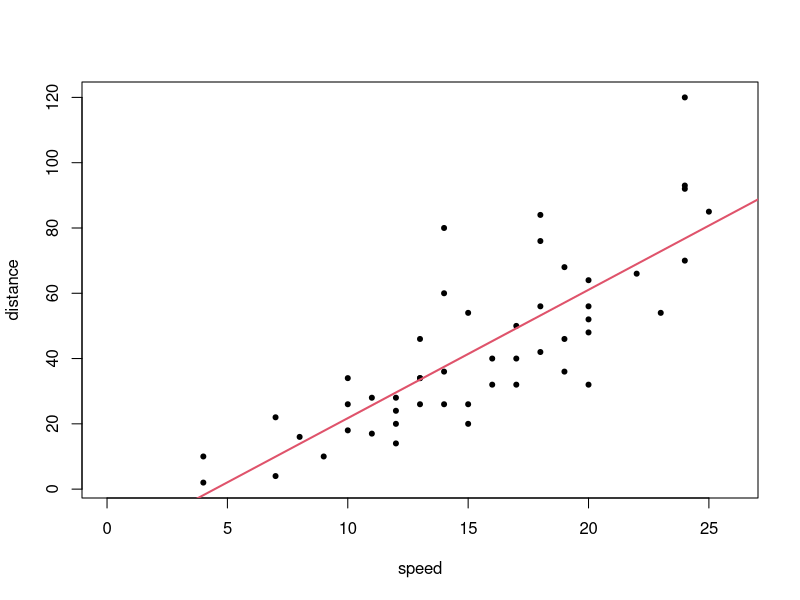
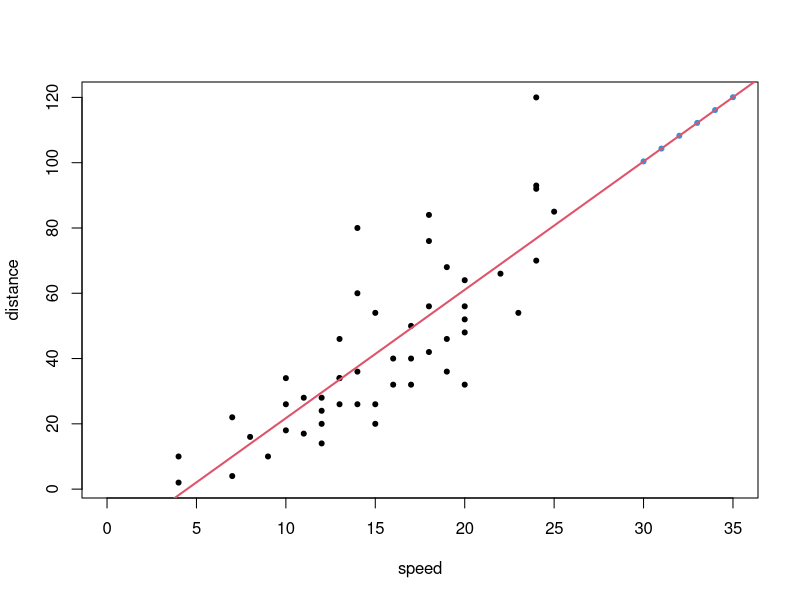
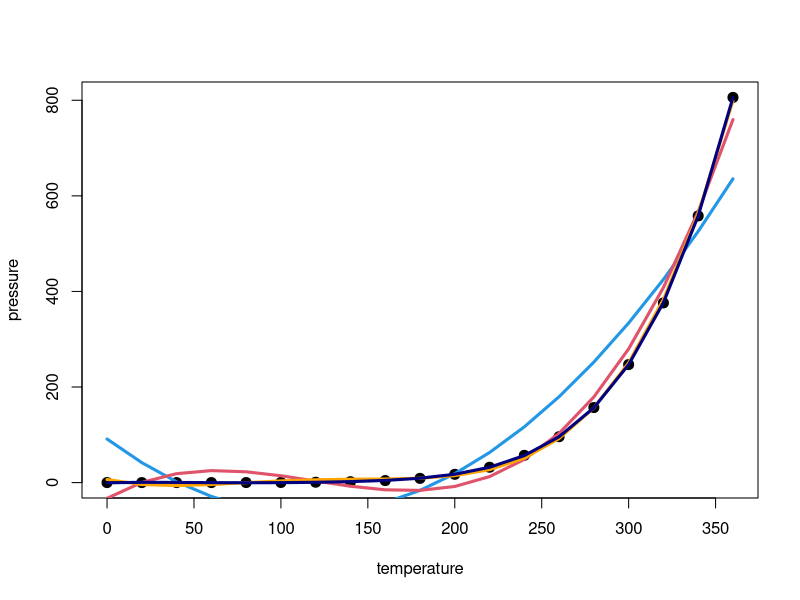
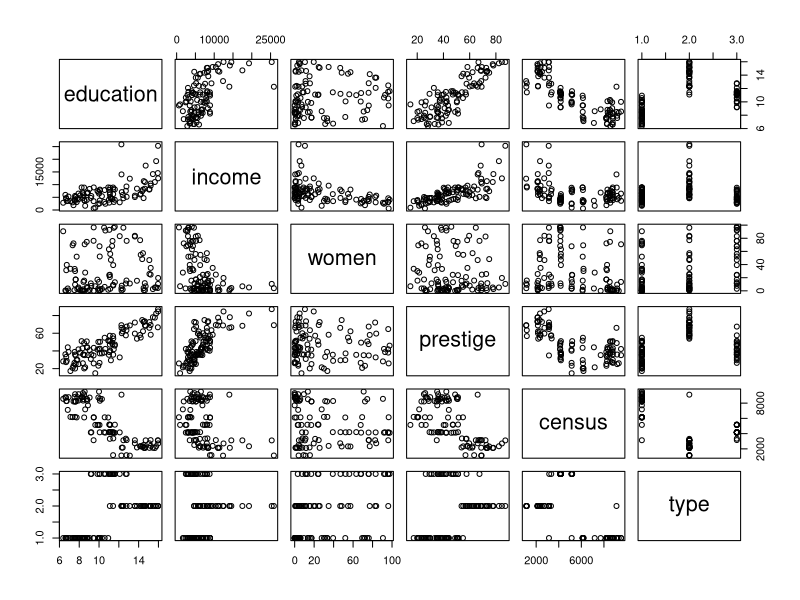

The R script that drew these images, in order: (Note: this script raises an error after producing the figures.)
# ---------------------------------------------------------
# Eric Wolsztynski, UCC
# Linear and nonlinear regression
# ---------------------------------------------------------

while( dev.next()>1 ){ dev.off() }
rm(list=ls(pos=.GlobalEnv), pos=.GlobalEnv)

#----------------------------------------------------------------------
#### (A) Finding/modelling linear patterns

#### Example 1: linear regression (univariate model)

x = cars$speed
y = cars$dist
plot(x, y, pch=20, xlab="speed", ylab="distance", xlim=c(0,26))
(lmo = lm(y~x))
abline(lmo, lwd=2, col=2)
#
# how to predict from this fit:
# (just making up 5 new data points arbitrarily here, 
# for the sake of the example:)
newx = seq(30,35,by=1)
lmo.pred = predict(lmo, newdata=data.frame(x=newx))
plot(x, y, pch=20, xlab="speed", ylab="distance", xlim=c(0,35))
points(newx, lmo.pred, pch=20, col=4)
abline(lmo, lwd=2, col=2)

#### Example 2: polynomial regression (univariate model)

plot(pressure, pch=20, cex=2)
x = pressure$temperature
y = pressure$pressure

lin.reg = lm(y~x)
pol.reg2 = lm(y ~ x + I(x^2))
pol.reg3 = lm(y ~ x + I(x^2) + I(x^3))
pol.reg4 = lm(y ~ x + I(x^2) + I(x^3) + I(x^4))
pol.reg5 = lm(y ~ x + I(x^2) + I(x^3) + I(x^4) + I(x^5))
lines(x, fitted(pol.reg2), col=4, lwd=3)
lines(x, fitted(pol.reg3), col=2, lwd=3)
lines(x, fitted(pol.reg4), col='orange', lwd=3)
lines(x, fitted(pol.reg5), col='navy', lwd=3)

#### Example 3: linear regression (multivariate model)

library(car)  # contains dataset Prestige
pairs(Prestige)
# Let's simplify this dataset for this example...
# ?Prestige
# ... We want to model (predict)
# income: Average income of incumbents, dollars, in 1971.
# ... based on:
# education: Average education of occupational incumbents, years, in 1971.
# women: Percentage of incumbents who are women.
# prestige: Pineo-Porter prestige score for occupation, 
#           from a social survey conducted in the mid-1960s.
y = Prestige$income
x = Prestige[,c("education","prestige","women")]
class(x) # note x is of class "data.frame" as opposed to "matrix"
lmo = lm(y~x) # and this does not work out well in lm()...
lmo = lm(y~., data=x) # this works though (check out ?lm)
summary(lmo)

# how to predict from this fit:
# (just making up 5 new data points arbitrarily here, 
# for the sake of the example:)
newx = data.frame(education=seq(11,16,length=5), 
					prestige=seq(14,80,length=5),
					women=seq(10,90,length=5))
lmo.pred = predict(lmo, newdata=newx)

#----------------------------------------------------------------------
#### (B) Finding/modelling nonlinear patterns

#### Example 2 (continued): nonlinear regression (univariate model)

plot(pressure, pch=20, cex=2)
x = pressure$temperature
y = pressure$pressure

nlreg <- nls(y~exp(a+b*x), start=list(a=0,b=.5)) # error... need for better initialisation
summary(nlreg)
cc = coef(nlreg)
curve(exp(cc[1]+cc[2]*x), col='orange', add=T, lwd=3) 
points(x, exp(0+0.02*x), col=4, t='b', lwd=3, cex=.5)

nlreg2 <- nls(y~exp(a*x), start=list(a=.02))
cc = coef(nlreg2)
curve(exp(cc[1]*x), col='cyan', add=T, lwd=3) 
legend("topleft", col=c('black','blue','red','cyan'), lwd=3,bty='n',
	legend=c("Data","Fitted (p=2)","Guessed","Fitted (p=1)"))

#### Example 4: nonlinear regression (univariate model)

# airquality
dat = na.omit(airquality)
x = dat$Temp
y = dat$Ozone
par(font=2, font.lab=2, font.axis=2) # use bold fonts in figure
plot(x, y, pch=20, xlab="Temperature (degrees F)", ylab="Ozone (ppb)",
	xlim=c(55,105))

#### Pick a nonlinear model and fit it using nls()
nlso = nls(y~a*exp(b*x), start=list(a=1, b=0.01))
summary(nlso); coef(nlso)
points(x, fitted(nlso), pch=20, col=4)

# how to predict from this fit:
newx = seq(95,100,by=1)
pred.nls = predict(nlso, newdata=list(x=newx))
points(newx, pred.nls, pch=15, col=2)

#### Alternative: Pick a nonlinear model and fit it using optim()
# First, write a function that evaluates the criterion:
criterion <- function(param,x,y){
# The function has to be defined this way 
# (with param as its 1st argument)
# if we are going to apply optim() to it... cf. ?optim
  a = param[1]
  b = param[2]
  return( mean( (y - a*exp(b*x))^2 ) )
}
# Then, apply optim() to it:
oo = optim(par=list(a=1, b=0.01), fn=criterion, x=x, y=y)
# now reconstruct fitted values from optim() output:
a.hat = oo$par[1]
b.hat = oo$par[2]
y.hat = a.hat * exp(b.hat*x)
points(x, y.hat, pch=21, col=2, cex=1.2)
legend("topleft", legend=c("data","NLS fit","OPTIM fit"), 
      col=c(1,4,2), pch=c(20,20,21), bty='n')

# NB:
# There is also the question of how to pick appropriate values 
# for the model parameters... Typically, a grid search may be
# used. 

# Grid search example using that same criterion:
a.grid = seq(0.1, 0.5, by=0.05)
b.grid = seq(0.05, 0.07, length=10)
ab.grid = expand.grid(a.grid,b.grid)
G = nrow(ab.grid)
crit = numeric(G)
for(i in 1:G){
	crit[i] = criterion(ab.grid[i,],x,y)	
}

#**********************************************************************
#### THEN: "How good we are at explaining the data?"
#**********************************************************************

# Bootstrapping: allows to assess variability of our estimation/fit
# and prediction performance

# Example 4 (continued): airquality
dat = na.omit(airquality)
x.original = dat$Temp
y.original = dat$Ozone
par(font=2, font.lab=2, font.axis=2) # use bold fonts in figure
plot(x.original, y.original, pch=20, 
     xlab="Temperature (degrees F)", ylab="Ozone (ppb)")
# How reliable is our nonlinear model for this data?
# Bootstrap nonlinear model fit from nls():
B = 100
n = length(x.original)
# we need to store bootstrapped coefficient estimates:
coefs = matrix(NA, nrow=B, ncol=2) 
mse.p = mse.f = numeric(B)
for(b in 1:B){
  ib =  sample(1:n, size=n, replace=TRUE)
  x = x.original[ib]
  y = y.original[ib]
  nlso = nls(y~a*exp(b*x), start=list(a=1, b=0.01))
  coefs[b,]= coef(nlso)
  mse.f[b] = mean((fitted(nlso)-y)^2)
  oob = unique(c(1:n)[-ib])
  x.test = x.original[oob]
  nlso.p = predict(nlso,newdata=data.frame(x=x.test))
  mse.p[b] = mean((nlso.p-y.original[oob])^2)
}
boxplot(coefs, col=c(4,2))
boxplot(mse.f, mse.p, col=c(4,2))



